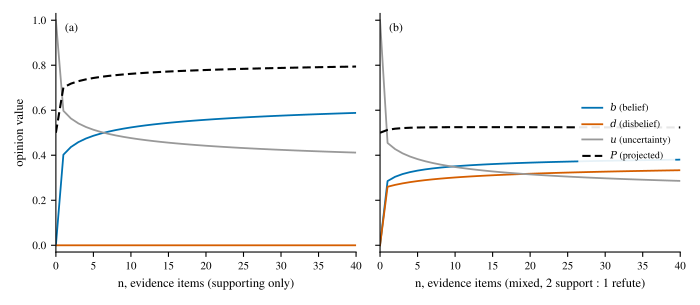

The script that drew this image:
#!/usr/bin/env python3
"""fig_evidence_accumulation: belief b, disbelief d, uncertainty u, and
projected probability P against the number of independent evidence items n,
for one hypothesis at a fixed tier weight.

Opinion equations, IDEAL-STATE-AND-UNKNOWNS-SPEC.md §2:
  D(n) = 1 + lambda * ln(1 + n),  lambda = 0.5
  r = D(n_+) * S_+,  s = D(n_-) * S_-,  W = 2
  b = r / (r + s + W),  d = s / (r + s + W),  u = W / (r + s + W)
  P = b + a * u

Each independent evidence item carries unit strength at a fixed tier
(S_+ = S_- = 1 per cluster; the tier weight k(tier)*e_i is folded into that
constant 1). The base rate is held at the uninformative value a = 0.5 (the
"uniform" prior profile of IDEAL-STATE §6d), so the two panels isolate what
accumulating evidence alone does to belief. Panel (a) is a supporting-only
stream; panel (b) mixes support and refutation 2:1.

Deterministic: closed-form curves, no randomness.
Run: python3 fig_evidence_accumulation.py
"""
import os
import sys

sys.path.insert(0, os.path.dirname(os.path.abspath(__file__)))
from _style import COL_DOUBLE, OKABE_ITO, save, set_style

set_style()
import numpy as np
import matplotlib.pyplot as plt

HERE = os.path.dirname(os.path.abspath(__file__))

LAMBDA = 0.5
W = 2.0
A_PRIOR = 0.5
N_MAX = 40
S_PLUS = 1.0
S_MINUS = 1.0


def D(n):
    return 1.0 + LAMBDA * np.log(1.0 + n)


def opinion(n_plus, n_minus):
    r = np.where(n_plus > 0, D(n_plus) * S_PLUS, 0.0)
    s = np.where(n_minus > 0, D(n_minus) * S_MINUS, 0.0)
    denom = r + s + W
    b = r / denom
    d = s / denom
    u = W / denom
    P = b + A_PRIOR * u
    return b, d, u, P


def draw_panel(ax, n, n_plus, n_minus, panel_tag, xlabel):
    b, d, u, P = opinion(n_plus, n_minus)
    ax.plot(n, b, color=OKABE_ITO["blue"], label=r"$b$ (belief)")
    ax.plot(n, d, color=OKABE_ITO["vermillion"], label=r"$d$ (disbelief)")
    ax.plot(n, u, color=OKABE_ITO["grey"], label=r"$u$ (uncertainty)")
    ax.plot(n, P, color=OKABE_ITO["black"], linestyle=(0, (4, 2)), linewidth=1.5,
            label=r"$P$ (projected)")
    ax.set_xlabel(xlabel)
    ax.set_ylim(-0.03, 1.03)
    ax.set_xlim(0, N_MAX)
    ax.text(0.03, 0.96, panel_tag, transform=ax.transAxes, ha="left", va="top", fontsize=8.5)


def main():
    n = np.arange(0, N_MAX + 1)

    fig, axes = plt.subplots(1, 2, figsize=(COL_DOUBLE, 3.05), sharey=True)

    # panel (a): supporting evidence only
    draw_panel(axes[0], n, n_plus=n, n_minus=np.zeros_like(n),
               panel_tag="(a)", xlabel="n, evidence items (supporting only)")
    axes[0].set_ylabel("opinion value")

    # panel (b): mixed stream, 2 support : 1 refute (continuous split of n, so
    # the curve stays smooth; D(n) is defined for any non-negative n)
    n_plus_mixed = 2 * n / 3.0
    n_minus_mixed = n / 3.0
    draw_panel(axes[1], n, n_plus=n_plus_mixed, n_minus=n_minus_mixed,
               panel_tag="(b)", xlabel="n, evidence items (mixed, 2 support : 1 refute)")

    axes[1].legend(loc="center right", frameon=True, framealpha=0.9, edgecolor="none",
                   fontsize=7.2)

    fig.tight_layout()
    save(fig, os.path.join(HERE, "fig_evidence_accumulation"))


if __name__ == "__main__":
    main()
